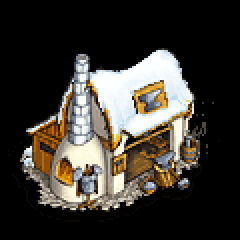
#> input picture gpack/imge/g/defaultBuildings/winter/g13.png, 120 x 120 px, given in place of g31Bottom.png, which was not available (shown 2 times larger)
$ python trace-building-shapes.py
#> lines starting #> are read from the running program, lines starting #| are printed output that depends on the picture; after the words box and inside, x2 and y2 are one past the last pixel; in counts of white or black regions, pixels touching at a corner belong together; pictures that were not available may be replaced by others from this repository, and a replacement may not be noted
#!/usr/bin/env python3
"""Trace click/hover shapes for the Legends village walls and rally point from the graphic pack images.

The T4.6 templates carry hand-drawn SVG shapes made for the old artwork; the Legends 655 walls (794x540) and
rally point (125x160) are drawn differently, so their shapes no longer matched the picture. This script outlines
the opaque part of each image and writes main_script/include/resources/View/legendsShapes.json:

    {"roman/g31Bottom": {"w": 794, "h": 540, "d": "M..."}, ..., "emptyWall": {...}}

"emptyWall" is the footprint of the roman wall (bottom + top), used as the shadow of the empty wall site.

Usage: python3 -I scripts/gpack/trace-building-shapes.py [gpack mainPage dir]
"""
import json
import os
import sys

import cv2
import numpy as np

ROOT = os.path.dirname(os.path.dirname(os.path.dirname(os.path.abspath(__file__))))
PACK = sys.argv[1] if len(sys.argv) > 1 else os.path.join(ROOT, 'sections/gpack/legends655/mainPage')
OUT = os.path.join(ROOT, 'main_script/include/resources/View/legendsShapes.json')
WALLS = {'roman': 31, 'teuton': 32, 'gaul': 33, 'egyptian': 42, 'hun': 43, 'spartan': 47, 'viking': 50}


def mask(path, threshold=60):
    image = cv2.imread(path, cv2.IMREAD_UNCHANGED)
    alpha = image[:, :, 3] if image.ndim == 3 and image.shape[2] == 4 else np.full(image.shape[:2], 255, np.uint8)
    m = (alpha > threshold).astype(np.uint8) * 255
    # Close small gaps (railings, crenels) so the outline is one solid, clickable area.
    m = cv2.morphologyEx(m, cv2.MORPH_CLOSE, cv2.getStructuringElement(cv2.MORPH_ELLIPSE, (9, 9)))
    return m


def path_of(m, min_area=60):
    contours, hierarchy = cv2.findContours(m, cv2.RETR_CCOMP, cv2.CHAIN_APPROX_NONE)
    parts = []
    for i, c in enumerate(contours):
        if abs(cv2.contourArea(c)) < min_area:
            continue
        c = cv2.approxPolyDP(c, 1.2, True)
        if len(c) < 3:
            continue
        points = ' '.join(f'{p[0][0]} {p[0][1]}' for p in c)
        parts.append(f'M{points}Z')
    # Holes (e.g. the inside of the wall ring) are inner contours: with fill-rule evenodd they stay empty.
    return ''.join(parts)


def main():
    base = os.path.join(PACK, 'img_ltr/themes/default/buildings')
    shapes = {}
    for tribe, gid in WALLS.items():
        for part in ('Bottom', 'Top'):
            file = os.path.join(base, tribe, f'g{gid}{part}.png')
            if os.path.isfile(file):
                m = mask(file)
                shapes[f'{tribe}/g{gid}{part}'] = {'w': m.shape[1], 'h': m.shape[0], 'd': path_of(m)}
        file = os.path.join(base, tribe, 'g16.png')
        if os.path.isfile(file):
            m = mask(file)
            shapes[f'{tribe}/g16'] = {'w': m.shape[1], 'h': m.shape[0], 'd': path_of(m)}
    bottom = mask(os.path.join(base, 'roman', 'g31Bottom.png'))
#> call 2 of mask, with threshold = 60
#> in mask, image is the input picture: shape (120, 120, 4); mean B, G, R, A 48.6, 55.2, 59.3, 93.2
#> in mask (call 2), `alpha = image[:, :, 3] if image.ndim == 3 and image.shape[2] == 4 else..`:
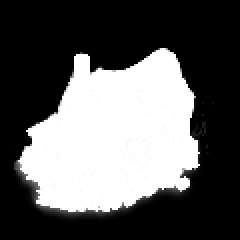
#> alpha: shape (120, 120) (shown 2 times larger); min 0, max 255, mean 93.2
#> in mask (call 2), `m = (alpha > threshold).astype(np.uint8) * 255`:
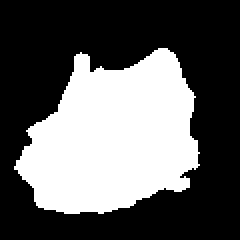
#> m: shape (120, 120) (shown 2 times larger); 37.1% white; 1 white region, box (x1, y1, x2, y2) and area: (7, 24, 100, 107) 5347
#> in mask (call 2), `m = cv2.morphologyEx(m, cv2.MORPH_CLOSE, cv2.getStructuringElement(cv2..`: m: shape (120, 120); 37.4% white; 1 white region, box (x1, y1, x2, y2) and area: (7, 24, 100, 107) 5386
    # Empty wall site: an elliptic band where the wall ring stands (fitted to the roman wall's stone ring,
    # which is the opaque part only; the pictures' soft ground shadow would otherwise fill the whole village).
    solid = cv2.bitwise_or(mask(os.path.join(base, 'roman', 'g31Bottom.png'), 230), mask(os.path.join(base, 'roman', 'g31Top.png'), 230))
#> call 3 of mask, with threshold = 230
#> in mask (call 3), `m = (alpha > threshold).astype(np.uint8) * 255`: m: shape (120, 120); 35.6% white; 1 white region, box (x1, y1, x2, y2) and area: (9, 24, 100, 106) 5131
#> in mask (call 3), `m = cv2.morphologyEx(m, cv2.MORPH_CLOSE, cv2.getStructuringElement(cv2..`:
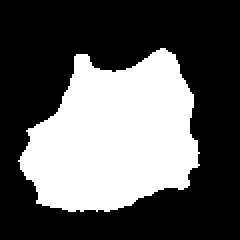
#> m: shape (120, 120) (shown 2 times larger); 36.1% white; 1 white region, box (x1, y1, x2, y2) and area: (9, 24, 100, 106) 5204
#> call 4 of mask, with threshold = 230
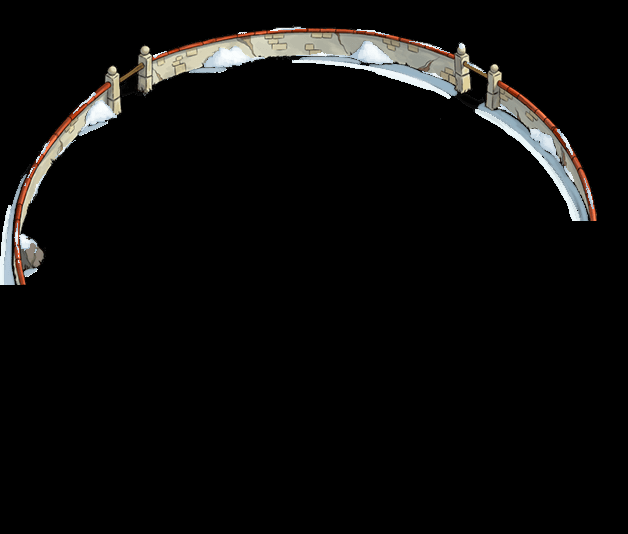
#> input picture gpack/imge/g/defaultBuildings/winter/g31Top.png, 628 x 534 px, found by its file name
#> in mask, image is the input picture: shape (534, 628, 4); mean B, G, R, A 11, 11.7, 12.3, 17
#> in mask (call 4), `alpha = image[:, :, 3] if image.ndim == 3 and image.shape[2] == 4 else..`:
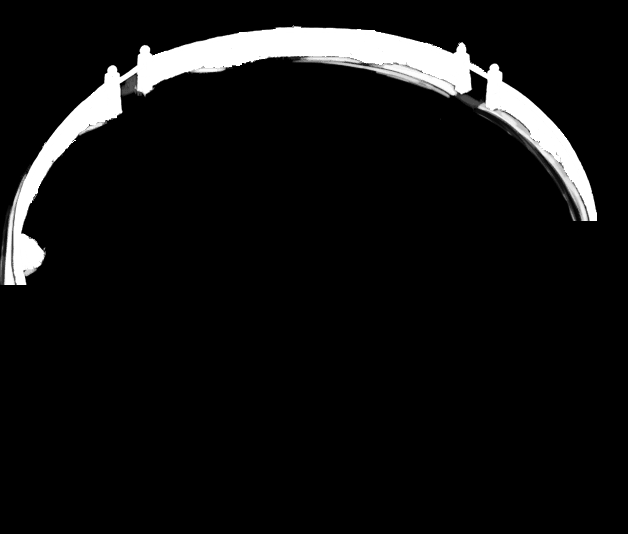
#> alpha: shape (534, 628); min 0, max 255, mean 17
#> in mask (call 4), `m = (alpha > threshold).astype(np.uint8) * 255`:
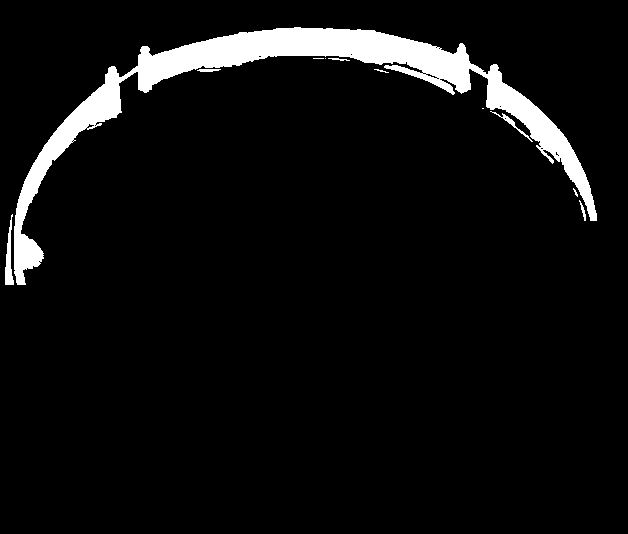
#> m: shape (534, 628); 5.8% white; 11 white regions (4 under 20 px), largest, box (x1, y1, x2, y2) and area: (14, 27, 597, 285) 18753, (5, 214, 14, 285) 314, (490, 111, 533, 142) 132
#> in mask (call 4), `m = cv2.morphologyEx(m, cv2.MORPH_CLOSE, cv2.getStructuringElement(cv2..`:
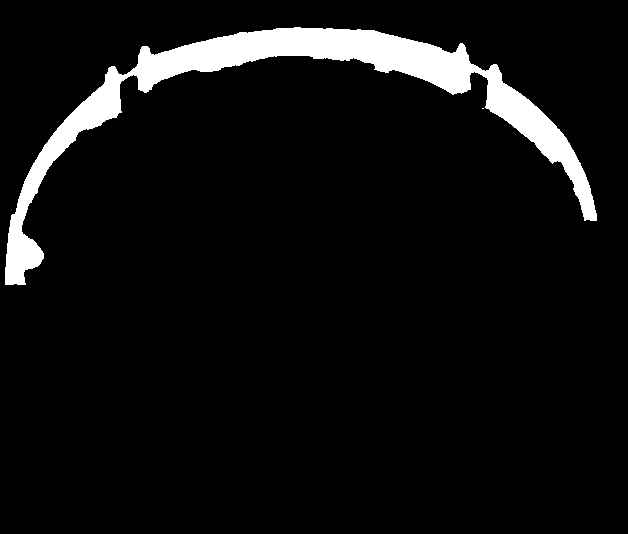
#> m: shape (534, 628); 6.1% white; 2 white regions (1 under 20 px), largest, box (x1, y1, x2, y2) and area: (5, 27, 597, 285) 20622
    contours, _ = cv2.findContours(solid, cv2.RETR_EXTERNAL, cv2.CHAIN_APPROX_NONE)
    points = np.vstack([c for c in contours if cv2.contourArea(c) > 200])
    (cx, cy), (w, h), angle = cv2.fitEllipse(points)
    if 45 < angle % 180 < 135:  # OpenCV reports the axes of a rotated box; keep width horizontal.
        w, h = h, w
    rx, ry, band = w / 2 - 6, h / 2 - 6, 30

    def ellipse(ex, ey):
        return (f'M{cx - ex:.1f} {cy:.1f}a{ex:.1f} {ey:.1f} 0 1 0 {2 * ex:.1f} 0'
                f'a{ex:.1f} {ey:.1f} 0 1 0 {-2 * ex:.1f} 0Z')

    shapes['emptyWall'] = {'w': bottom.shape[1], 'h': bottom.shape[0],
                           'd': ellipse(rx, ry) + ellipse(rx - band, ry - band * ry / rx)}
    # keep the original Legends outlines added by hand ('hover' = pointer area, 'highlight' = silhouette of the white
    # hover veil), e.g. the Gaul palisade; tracing only renews the traced 'd'
    if os.path.exists(OUT):
        with open(OUT) as fh:
            previous = json.load(fh)
        for key, shape in previous.items():
            for extra in ('hover', 'highlight'):
                if extra in shape and key in shapes:
                    shapes[key][extra] = shape[extra]
    with open(OUT, 'w') as fh:
        json.dump(shapes, fh, separators=(',', ':'), sort_keys=True)
    print(f'{len(shapes)} shapes -> {os.path.relpath(OUT, ROOT)} ({os.path.getsize(OUT) // 1024} KiB)')


if __name__ == '__main__':
#> (the run stopped early here; a loop or call above may not have finished)
